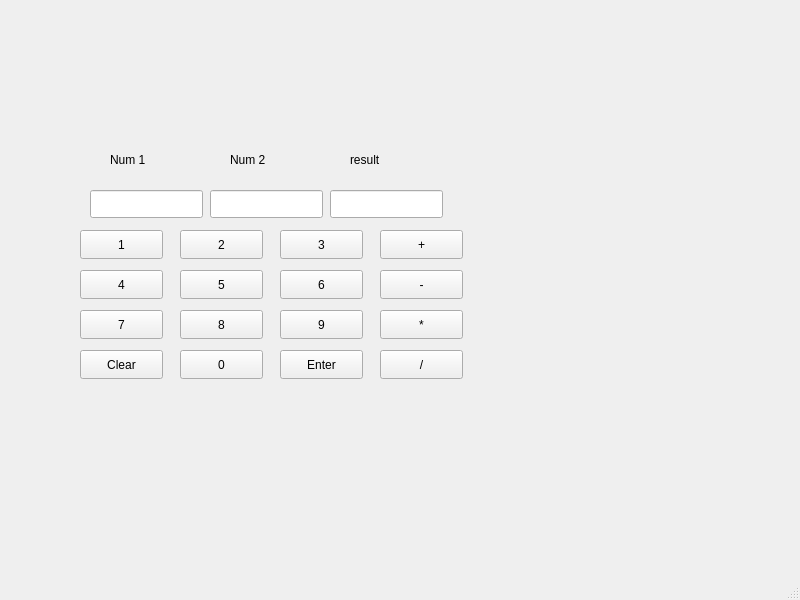
<?xml version="1.0" encoding="UTF-8"?>
<ui version="4.0">
 <class>MainWindow</class>
 <widget class="QMainWindow" name="MainWindow">
  <property name="geometry">
   <rect>
    <x>0</x>
    <y>0</y>
    <width>800</width>
    <height>600</height>
   </rect>
  </property>
  <property name="windowTitle">
   <string>MainWindow</string>
  </property>
  <widget class="QWidget" name="centralwidget">
   <widget class="QLineEdit" name="lineEdit_1">
    <property name="geometry">
     <rect>
      <x>90</x>
      <y>190</y>
      <width>113</width>
      <height>28</height>
     </rect>
    </property>
   </widget>
   <widget class="QLineEdit" name="lineEdit_2">
    <property name="geometry">
     <rect>
      <x>210</x>
      <y>190</y>
      <width>113</width>
      <height>28</height>
     </rect>
    </property>
   </widget>
   <widget class="QLineEdit" name="lineEdit_3">
    <property name="geometry">
     <rect>
      <x>330</x>
      <y>190</y>
      <width>113</width>
      <height>28</height>
     </rect>
    </property>
   </widget>
   <widget class="QPushButton" name="num1">
    <property name="geometry">
     <rect>
      <x>80</x>
      <y>230</y>
      <width>83</width>
      <height>29</height>
     </rect>
    </property>
    <property name="text">
     <string>1</string>
    </property>
   </widget>
   <widget class="QPushButton" name="num4">
    <property name="geometry">
     <rect>
      <x>80</x>
      <y>270</y>
      <width>83</width>
      <height>29</height>
     </rect>
    </property>
    <property name="text">
     <string>4</string>
    </property>
   </widget>
   <widget class="QPushButton" name="num7">
    <property name="geometry">
     <rect>
      <x>80</x>
      <y>310</y>
      <width>83</width>
      <height>29</height>
     </rect>
    </property>
    <property name="text">
     <string>7</string>
    </property>
   </widget>
   <widget class="QPushButton" name="num2">
    <property name="geometry">
     <rect>
      <x>180</x>
      <y>230</y>
      <width>83</width>
      <height>29</height>
     </rect>
    </property>
    <property name="text">
     <string>2</string>
    </property>
   </widget>
   <widget class="QPushButton" name="num5">
    <property name="geometry">
     <rect>
      <x>180</x>
      <y>270</y>
      <width>83</width>
      <height>29</height>
     </rect>
    </property>
    <property name="text">
     <string>5</string>
    </property>
   </widget>
   <widget class="QPushButton" name="num8">
    <property name="geometry">
     <rect>
      <x>180</x>
      <y>310</y>
      <width>83</width>
      <height>29</height>
     </rect>
    </property>
    <property name="text">
     <string>8</string>
    </property>
   </widget>
   <widget class="QPushButton" name="num0">
    <property name="geometry">
     <rect>
      <x>180</x>
      <y>350</y>
      <width>83</width>
      <height>29</height>
     </rect>
    </property>
    <property name="text">
     <string>0</string>
    </property>
   </widget>
   <widget class="QPushButton" name="num3">
    <property name="geometry">
     <rect>
      <x>280</x>
      <y>230</y>
      <width>83</width>
      <height>29</height>
     </rect>
    </property>
    <property name="text">
     <string>3</string>
    </property>
   </widget>
   <widget class="QPushButton" name="num6">
    <property name="geometry">
     <rect>
      <x>280</x>
      <y>270</y>
      <width>83</width>
      <height>29</height>
     </rect>
    </property>
    <property name="text">
     <string>6</string>
    </property>
   </widget>
   <widget class="QPushButton" name="num9">
    <property name="geometry">
     <rect>
      <x>280</x>
      <y>310</y>
      <width>83</width>
      <height>29</height>
     </rect>
    </property>
    <property name="text">
     <string>9</string>
    </property>
   </widget>
   <widget class="QPushButton" name="clear">
    <property name="geometry">
     <rect>
      <x>80</x>
      <y>350</y>
      <width>83</width>
      <height>29</height>
     </rect>
    </property>
    <property name="text">
     <string>Clear</string>
    </property>
   </widget>
   <widget class="QPushButton" name="Enter">
    <property name="geometry">
     <rect>
      <x>280</x>
      <y>350</y>
      <width>83</width>
      <height>29</height>
     </rect>
    </property>
    <property name="text">
     <string>Enter</string>
    </property>
   </widget>
   <widget class="QPushButton" name="Plus">
    <property name="geometry">
     <rect>
      <x>380</x>
      <y>230</y>
      <width>83</width>
      <height>29</height>
     </rect>
    </property>
    <property name="text">
     <string>+</string>
    </property>
   </widget>
   <widget class="QPushButton" name="Minus">
    <property name="geometry">
     <rect>
      <x>380</x>
      <y>270</y>
      <width>83</width>
      <height>29</height>
     </rect>
    </property>
    <property name="text">
     <string>-</string>
    </property>
   </widget>
   <widget class="QPushButton" name="Kerto">
    <property name="geometry">
     <rect>
      <x>380</x>
      <y>310</y>
      <width>83</width>
      <height>29</height>
     </rect>
    </property>
    <property name="text">
     <string>*</string>
    </property>
   </widget>
   <widget class="QPushButton" name="Jako">
    <property name="geometry">
     <rect>
      <x>380</x>
      <y>350</y>
      <width>83</width>
      <height>29</height>
     </rect>
    </property>
    <property name="text">
     <string>/</string>
    </property>
   </widget>
   <widget class="QLabel" name="label">
    <property name="geometry">
     <rect>
      <x>110</x>
      <y>150</y>
      <width>63</width>
      <height>20</height>
     </rect>
    </property>
    <property name="text">
     <string>Num 1</string>
    </property>
   </widget>
   <widget class="QLabel" name="label_2">
    <property name="geometry">
     <rect>
      <x>230</x>
      <y>150</y>
      <width>63</width>
      <height>20</height>
     </rect>
    </property>
    <property name="text">
     <string>Num 2</string>
    </property>
   </widget>
   <widget class="QLabel" name="label_3">
    <property name="geometry">
     <rect>
      <x>350</x>
      <y>150</y>
      <width>63</width>
      <height>20</height>
     </rect>
    </property>
    <property name="text">
     <string>result</string>
    </property>
   </widget>
  </widget>
  <widget class="QMenuBar" name="menubar">
   <property name="geometry">
    <rect>
     <x>0</x>
     <y>0</y>
     <width>800</width>
     <height>25</height>
    </rect>
   </property>
  </widget>
  <widget class="QStatusBar" name="statusbar"/>
 </widget>
 <resources/>
 <connections/>
</ui>
